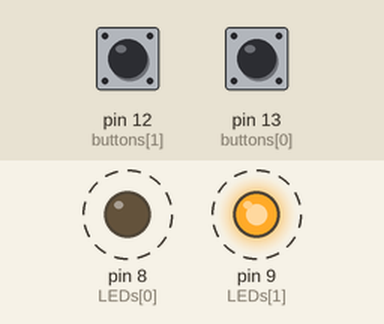
This sketch was run on a simulated Arduino Uno, built with avr-gcc and run on an emulated ATmega328P. Shown: output pins drawn as LEDs (lit = HIGH). Dashed ring = blinking. Inputs (shaded band) come from the test bench; at power-on: pin 12 (buttons[1]) LOW, pin 13 (buttons[0]) LOW.

Above: at 3.2 s.
3.3 s: pin 12 (buttons[1]) pulled HIGH for 1.45 s
At 4.9 s:
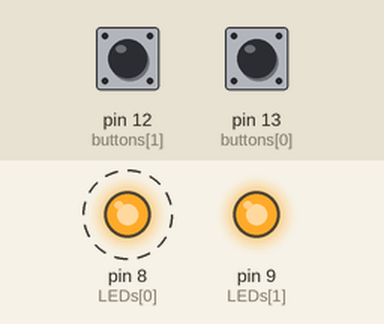
6.8 s: pin 12 (buttons[1]) pulled HIGH for 3.2 s
At 11.35 s:
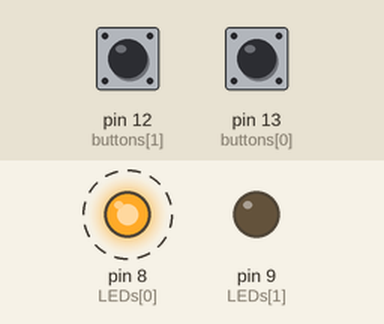
Timing chart, 0 to 17.5 s (numbered marks = the images above; inputs shaded):
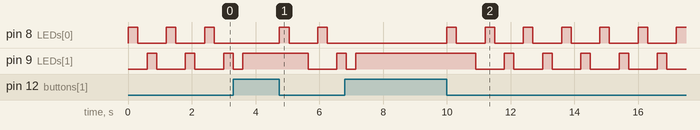

Measured:
- by itself, pin 8 (LEDs[0]): alternates HIGH for 0.30 s and LOW for 0.90 s

The sketch:

Clickers.ino
```cpp
int buttons[] = {13, 12};
int LEDs[] = {8, 9};

void setup() {
  // put your setup code here, to run once:
  for(int i = 0; i < 2; i++)
  {
    pinMode(buttons[i], INPUT);
    pinMode(LEDs[i], OUTPUT);

  }
}

void loop() {
  // put your main code here, to run repeatedly:
  int Button1 = digitalRead(buttons[0]);
  int Button2 = digitalRead(buttons[1]);

  if((Button1 == HIGH) && (Button2 == HIGH))
  {
    digitalWrite(LEDs[0], LOW);
    digitalWrite(LEDs[1], LOW);
  }
  else if((Button1 == HIGH) && (Button2 == LOW))
  {
    digitalWrite(LEDs[0], HIGH);
    digitalWrite(LEDs[1], LOW);
  }
  else if((Button1 == LOW) && (Button2 == HIGH))
  {
    digitalWrite(LEDs[0], LOW);
    digitalWrite(LEDs[1], HIGH);
  }
  else if((Button1 == LOW) && (Button2 == LOW))
  {

    digitalWrite(LEDs[0], HIGH);
    delay(300);
    digitalWrite(LEDs[0], LOW);
    delay(300);
    digitalWrite(LEDs[1], HIGH);
    delay(300);
    digitalWrite(LEDs[1], LOW);
    delay(300);

  }


}
```
